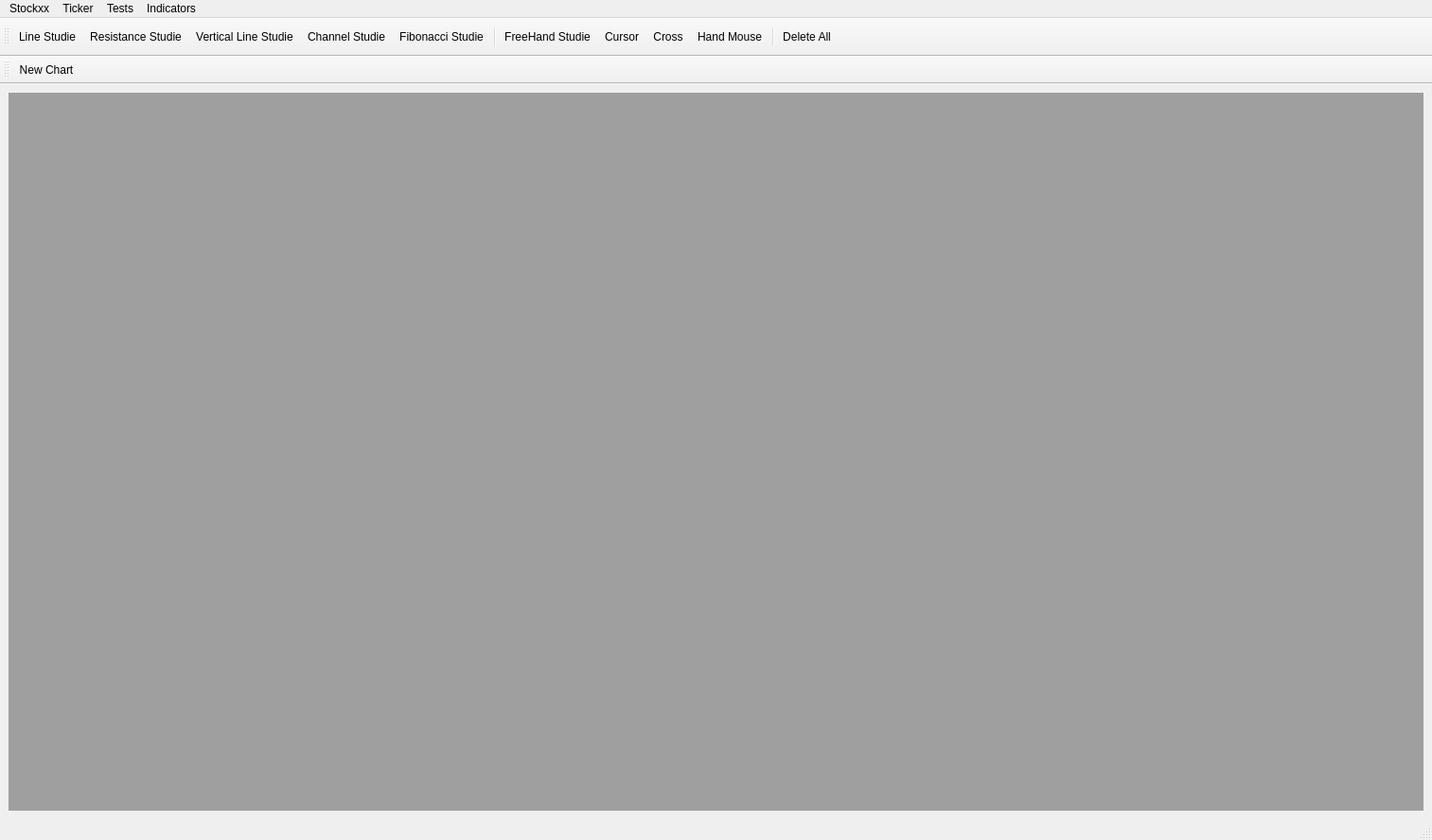
<?xml version="1.0" encoding="UTF-8"?>
<ui version="4.0">
 <class>MainWindow</class>
 <widget class="QMainWindow" name="MainWindow">
  <property name="geometry">
   <rect>
    <x>0</x>
    <y>0</y>
    <width>1513</width>
    <height>888</height>
   </rect>
  </property>
  <property name="minimumSize">
   <size>
    <width>0</width>
    <height>40</height>
   </size>
  </property>
  <property name="windowTitle">
   <string>Stockxx</string>
  </property>
  <widget class="QWidget" name="centralwidget">
   <layout class="QHBoxLayout" name="horizontalLayout">
    <item>
     <widget class="QMdiArea" name="mdiArea"/>
    </item>
   </layout>
  </widget>
  <widget class="QMenuBar" name="menubar">
   <property name="geometry">
    <rect>
     <x>0</x>
     <y>0</y>
     <width>1513</width>
     <height>21</height>
    </rect>
   </property>
   <widget class="QMenu" name="menuStockxx">
    <property name="title">
     <string>Stockxx</string>
    </property>
    <addaction name="actionClose"/>
   </widget>
   <widget class="QMenu" name="menuTicker">
    <property name="title">
     <string>Ticker</string>
    </property>
    <addaction name="actionSearch_Ticker"/>
   </widget>
   <widget class="QMenu" name="menuTests">
    <property name="title">
     <string>Tests</string>
    </property>
    <addaction name="actionOpen_100_Charts"/>
    <addaction name="actionClose_All_Charts"/>
   </widget>
   <widget class="QMenu" name="menuIndicators">
    <property name="title">
     <string>Indicators</string>
    </property>
    <addaction name="actionMoving_Average"/>
   </widget>
   <addaction name="menuStockxx"/>
   <addaction name="menuTicker"/>
   <addaction name="menuTests"/>
   <addaction name="menuIndicators"/>
  </widget>
  <widget class="QStatusBar" name="statusbar"/>
  <widget class="QToolBar" name="toolBar">
   <property name="minimumSize">
    <size>
     <width>0</width>
     <height>40</height>
    </size>
   </property>
   <property name="windowTitle">
    <string>toolBar</string>
   </property>
   <attribute name="toolBarArea">
    <enum>TopToolBarArea</enum>
   </attribute>
   <attribute name="toolBarBreak">
    <bool>false</bool>
   </attribute>
   <addaction name="actionLine_Studie"/>
   <addaction name="actionResistance_Studie"/>
   <addaction name="actionVerticalLine_Studie"/>
   <addaction name="actionChannel_Studie"/>
   <addaction name="actionFibonacci_Studie"/>
   <addaction name="separator"/>
   <addaction name="actionFreeHand_Studie"/>
   <addaction name="actionCursor"/>
   <addaction name="actionCross"/>
   <addaction name="actionHand_Mouse"/>
   <addaction name="separator"/>
   <addaction name="actionDelete_All"/>
  </widget>
  <widget class="QToolBar" name="toolBarGraphic">
   <property name="minimumSize">
    <size>
     <width>0</width>
     <height>30</height>
    </size>
   </property>
   <property name="windowTitle">
    <string>toolBar_2</string>
   </property>
   <attribute name="toolBarArea">
    <enum>TopToolBarArea</enum>
   </attribute>
   <attribute name="toolBarBreak">
    <bool>true</bool>
   </attribute>
   <addaction name="actionNew_Chart"/>
  </widget>
  <action name="actionLine_Studie">
   <property name="checkable">
    <bool>true</bool>
   </property>
   <property name="icon">
    <iconset resource="resources.qrc">
     <normaloff>:/imgs/imgs/LineStudie.png</normaloff>:/imgs/imgs/LineStudie.png</iconset>
   </property>
   <property name="text">
    <string>Line Studie</string>
   </property>
  </action>
  <action name="actionResistance_Studie">
   <property name="checkable">
    <bool>true</bool>
   </property>
   <property name="icon">
    <iconset resource="resources.qrc">
     <normaloff>:/imgs/imgs/ResStudie.png</normaloff>:/imgs/imgs/ResStudie.png</iconset>
   </property>
   <property name="text">
    <string>Resistance Studie</string>
   </property>
  </action>
  <action name="actionCursor">
   <property name="checkable">
    <bool>true</bool>
   </property>
   <property name="icon">
    <iconset resource="resources.qrc">
     <normaloff>:/imgs/imgs/Cursor.png</normaloff>:/imgs/imgs/Cursor.png</iconset>
   </property>
   <property name="text">
    <string>Cursor</string>
   </property>
  </action>
  <action name="actionCross">
   <property name="checkable">
    <bool>true</bool>
   </property>
   <property name="icon">
    <iconset resource="resources.qrc">
     <normaloff>:/imgs/imgs/Cross.png</normaloff>:/imgs/imgs/Cross.png</iconset>
   </property>
   <property name="text">
    <string>Cross</string>
   </property>
  </action>
  <action name="actionHand_Mouse">
   <property name="checkable">
    <bool>true</bool>
   </property>
   <property name="icon">
    <iconset resource="resources.qrc">
     <normaloff>:/imgs/imgs/Hand.png</normaloff>:/imgs/imgs/Hand.png</iconset>
   </property>
   <property name="text">
    <string>Hand Mouse</string>
   </property>
  </action>
  <action name="actionDelete_All">
   <property name="icon">
    <iconset resource="resources.qrc">
     <normaloff>:/imgs/imgs/TrashBin.png</normaloff>:/imgs/imgs/TrashBin.png</iconset>
   </property>
   <property name="text">
    <string>Delete All</string>
   </property>
  </action>
  <action name="actionFibonacci_Studie">
   <property name="checkable">
    <bool>true</bool>
   </property>
   <property name="icon">
    <iconset resource="resources.qrc">
     <normaloff>:/imgs/imgs/Fibonacci.png</normaloff>:/imgs/imgs/Fibonacci.png</iconset>
   </property>
   <property name="text">
    <string>Fibonacci Studie</string>
   </property>
  </action>
  <action name="actionVerticalLine_Studie">
   <property name="checkable">
    <bool>true</bool>
   </property>
   <property name="icon">
    <iconset resource="resources.qrc">
     <normaloff>:/imgs/imgs/VertLine.png</normaloff>:/imgs/imgs/VertLine.png</iconset>
   </property>
   <property name="text">
    <string>Vertical Line Studie</string>
   </property>
  </action>
  <action name="actionChannel_Studie">
   <property name="checkable">
    <bool>true</bool>
   </property>
   <property name="icon">
    <iconset resource="resources.qrc">
     <normaloff>:/imgs/imgs/ChannelStudie.png</normaloff>:/imgs/imgs/ChannelStudie.png</iconset>
   </property>
   <property name="text">
    <string>Channel Studie</string>
   </property>
  </action>
  <action name="actionFreeHand_Studie">
   <property name="checkable">
    <bool>true</bool>
   </property>
   <property name="icon">
    <iconset resource="resources.qrc">
     <normaloff>:/imgs/imgs/FreeHandStudie.png</normaloff>:/imgs/imgs/FreeHandStudie.png</iconset>
   </property>
   <property name="text">
    <string>FreeHand Studie</string>
   </property>
  </action>
  <action name="actionSearch_Ticker">
   <property name="icon">
    <iconset resource="resources.qrc">
     <normaloff>:/imgs/imgs/NewChart.png</normaloff>:/imgs/imgs/NewChart.png</iconset>
   </property>
   <property name="text">
    <string>Search Ticker</string>
   </property>
  </action>
  <action name="actionClose">
   <property name="text">
    <string>Close</string>
   </property>
  </action>
  <action name="actionNew_Chart">
   <property name="icon">
    <iconset resource="resources.qrc">
     <normaloff>:/imgs/imgs/NewChart.png</normaloff>:/imgs/imgs/NewChart.png</iconset>
   </property>
   <property name="text">
    <string>New Chart</string>
   </property>
  </action>
  <action name="actionOpen_100_Charts">
   <property name="text">
    <string>Open 100 Charts...</string>
   </property>
  </action>
  <action name="actionClose_All_Charts">
   <property name="text">
    <string>Close All Charts...</string>
   </property>
  </action>
  <action name="actionMoving_Average">
   <property name="icon">
    <iconset resource="resources.qrc">
     <normaloff>:/indicators_icons/imgs/MovingAverage.png</normaloff>:/indicators_icons/imgs/MovingAverage.png</iconset>
   </property>
   <property name="text">
    <string>Moving Average</string>
   </property>
  </action>
 </widget>
 <resources>
  <include location="resources.qrc"/>
 </resources>
 <connections/>
</ui>
